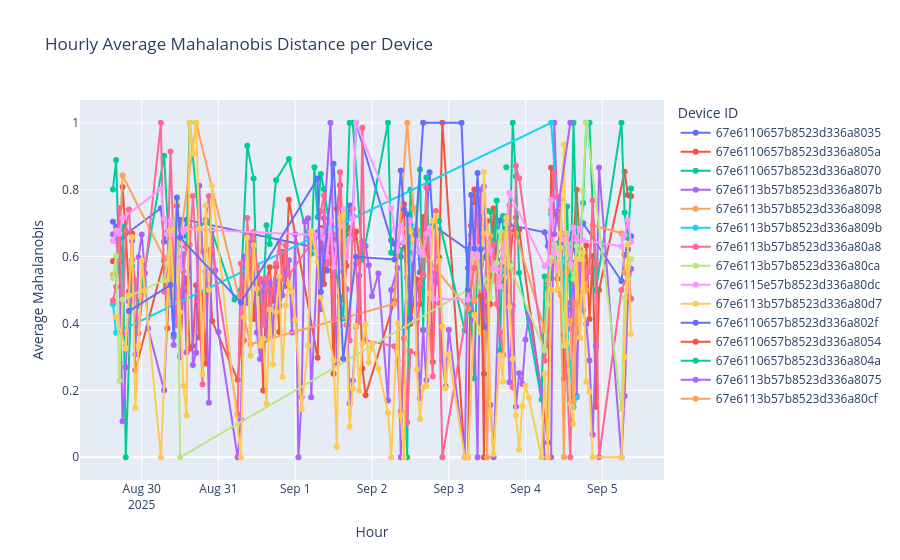

Write notebook code for a chart like this one.
### Code cell
import pandas as pd
import plotly.express as px

# Ensure timestamp is datetime
decision_df['log_timestamp'] = pd.to_datetime(decision_df['log_timestamp'])

# Extract hour
decision_df['hour'] = decision_df['log_timestamp'].dt.hour
decision_df['date'] = decision_df['log_timestamp'].dt.date

decision_df.fillna({'mahalanobis': 0}, inplace=True)

# Group by device and hour, calculate mean
hourly_mahal = (decision_df
                .groupby(['date','hour','device_id'])['mahalanobis']
                .mean()
                .reset_index())

hourly_mahal['date_hour'] = (
        pd.to_datetime(hourly_mahal['date'].astype(str))
        + (pd.to_timedelta(hourly_mahal['hour'], unit='h'))
    )

# Plot with Plotly
fig = px.line(hourly_mahal,
              x="date_hour",
              y="mahalanobis",
              color="device_id",
              markers=True,
              title="Hourly Average Mahalanobis Distance per Device")

fig.update_layout(xaxis_title="Hour",
                  yaxis_title="Average Mahalanobis",
                  legend_title="Device ID",)

fig.show()
